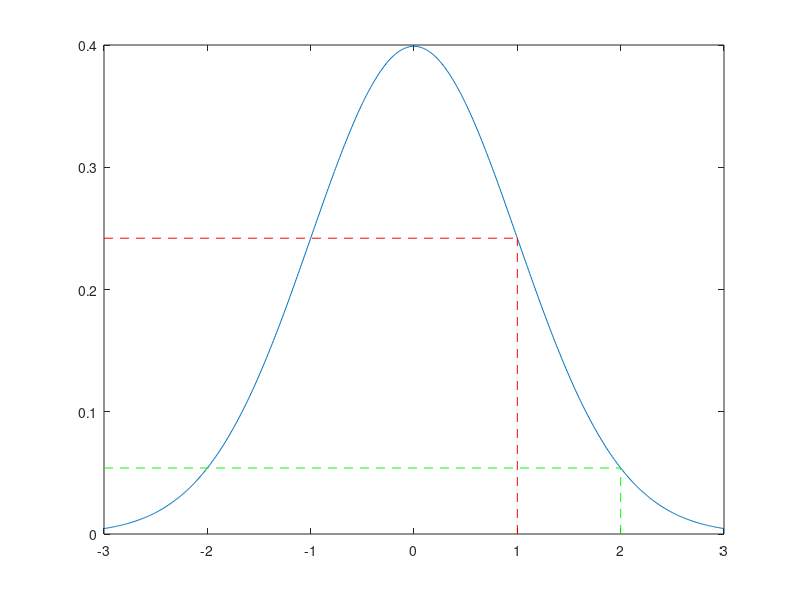

Write MATLAB code to recreate this figure.
%% Simulating fMRI data with some signal embedded
% The objective is to create a small dataset, that has some signal embedded
% within it, and then use a technique such as lasso to recover the signal
% you put there. For this, you are going to use a function for generating
% random data:
doc randn

ntrials = 20;
nvoxels = 40;
X = randn(ntrials,nvoxels);

size(X);

% This created a matrix filled with random numbers---but not just any
% random numbers. Random numbers samples from a normal distribution
% centered on zero with a standard deviation of one. This means that
% numbers closer to zero are more likely than numbers that are far from
% zero (either positive or negative.
q = -3:.01:3; % ``quantile''
m = 0;        % mean
s = 1;        % standard deviation
plot(q,pdf('norm',q,m,s))
% 1 SD from the mean
sd1 = pdf('norm',1,m,s);
line([1 1],[0,sd1],'Color',[1,0,0],'LineStyle','--');
line([-3 1],[sd1,sd1],'Color',[1,0,0],'LineStyle','--');

sd2 = pdf('norm',2,m,s);
line([2 2],[0,sd2],'Color',[0,1,0],'LineStyle','--');
line([-3 2],[sd2,sd2],'Color',[0,1,0],'LineStyle','--');

% So, the probability of a value 2 away from zero is about 0.05, and the
% probabilty of a number 1 away from zero is about .25.

% This is important to keep in mind, because understanding the distribution
% of the noise is key to having control over how strong the signal you
% create is.

% For a simple case, let's say the first voxel activates for the first 10
% items, and the second voxel activates for the seconds 10 items, and
% everything else is just left alone (i.e., activating randomly).

X(1:10,1) = X(1:10,1) + 1;
X(11:20,1) = X(11:20,1) + 1;

% Think for a moment---is this signal strong or weak? What is the
% probability of a value being 1 or greater, given the distribution of the
% noise? In the full dataset, what proportion of the voxels carry signal? 

% Think also---what do you think would be a good method for recovering this
% data? What if you just contrasted the activation of the first 10 rows
% with the activation of the second 10 rows for each column? 

% Before running any analyses, save your X matrix so that you can get back
% to it later. Read the manual if necessary.
doc save

% Now, for the sake of it, clear X from the workspace and load it back in.
doc clear
doc load

%  Now: run a t-test at each voxel. That is, for each voxel,
%  compare the activation for the first 10 rows to the second 10 rows.
%  Indicate any voxels that show a significant difference.
doc ttest
% or, if you understand the relationship between regression and t-tests
doc fitglm 

% This might be tricky to wrap your head around at first, but you can do a
% t-test with a regression model. The outcome variable is the activatin
% itself, and you are trying to predict that activation using the row
% labels (which you would need to generate).

%  Now try logistic regression. First---how will you need to set up this
%  problem? You will need an additional variable before you can do logistic
%  regression.
doc fitglm; 
% look under family for binomial. Logistic regression uses a binomial
% distribution.


%  As you might have expected, logistic regression doesn't work. Can you
%  explain why?

%  Now, give LASSO a shot. Use glmnet() to fit LASSO to your fake data.